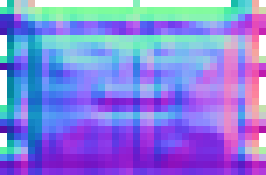
#> input picture game/art/building/bdoor_armored_n.png, 38 x 25 px (shown 7 times larger); its folder holds 3 pictures in this run
$ python audit-art.py
#> lines starting #> are read from the running program, lines starting #| are printed output that depends on the picture
# Аудит мировых ассетов: почему картинка «не из одного мира». Меряет у каждого спрайта
# размер «пикселя» (апскейл ×1/×2/×3/×4), насыщенность, яркость, контраст, тёмный контур, число цветов
# и находит выбросы относительно медианы всего набора. Персонажи, иконки, UI не трогает.
# Запуск: python scripts/audit-art.py  → docs/art-audit.csv, docs/design/img/art-audit-*.png
import csv, colorsys, glob, os, statistics as st
from PIL import Image, ImageDraw, ImageFont

ROOT = os.path.dirname(os.path.dirname(os.path.abspath(__file__)))
ART = os.path.join(ROOT, 'game', 'art')
DIRS = ['building', 'clutter', 'containers', 'furniture', 'grass', 'interior', 'loot', 'nodes', 'outdoor', 'plants',
        'props', 'rooftop', 'trees', 'vehicles', 'walls', 'decals', 'tiles']
OUT = os.path.join(ROOT, 'docs', 'design', 'img')


def block_size(im):
    """Самый крупный «пиксель» s (1–4), при котором спрайт почти не меняется от уменьшения и обратного увеличения."""
    w, h = im.size
    best = 1
    for s in (2, 3, 4):
        if w < s * 8 or h < s * 8: break
        ok = False
        for ox in range(s):
            for oy in range(s):
                c = im.crop((ox, oy, ox + (w - ox) // s * s, oy + (h - oy) // s * s))
                back = c.resize((c.width // s, c.height // s), Image.NEAREST).resize(c.size, Image.NEAREST)
                a, b = c.tobytes(), back.tobytes()
                diff = sum(1 for i in range(0, len(a), 4 * 7) if abs(a[i] - b[i]) > 24 or abs(a[i + 3] - b[i + 3]) > 64)
                if diff / max(1, len(a) // (4 * 7)) < 0.04: ok = True; break
            if ok: break
        if ok: best = s
    return best


def stats(path):
#> called with path = 'game/art/building/bdoor_armored_n.png'
    im = Image.open(path).convert('RGBA')
#> im is the input picture: PIL image 38x25 RGBA; mean R, G, B, A 128.4, 128, 218.7, 242.1
    if im.width * im.height > 512 * 512: im = im.resize((im.width // 2, im.height // 2), Image.NEAREST)
    px = list(im.getdata())
#> px = 950 items, first 6: (41, 216, 159, 0), (25, 192, 167, 255), (201, 201, 201, 255), (161, 206, 222, 255), (227, 189, 178, 255), (218, 209, 165, 0)
    op = [p for p in px if p[3] > 128]
#> op = 902 items, first 6: (25, 192, 167, 255), (201, 201, 201, 255), (161, 206, 222, 255), (227, 189, 178, 255), (134, 240, 186, 255), (24, 188, 170, 255)
    if len(op) < 30: return None
    S, V = [], []
    cols = set()
    for r, g, b, a in op[::max(1, len(op) // 4000)]:
        h, s, v = colorsys.rgb_to_hsv(r / 255, g / 255, b / 255)
        S.append(s); V.append(v); cols.add((r >> 4, g >> 4, b >> 4))
#> this loop made 902 passes
#> (r, g, b, h, s, v) on passes 1 to 3: (25, 192, 167, 0.475, 0.87, 0.753), (201, 201, 201, 0, 0, 0.788), (161, 206, 222, 0.544, 0.275, 0.871)
#> after the loop, S = 902 values, max 0.975 at index 382, min 0 at index 1, mean 0.616; V = 902 values, max 1 at index 92, min 0.616 at index 454, mean 0.906; cols = 258 items
    # тёмный контур: доля почти чёрных пикселей на границе альфы
    w, hh = im.size; al = im.getchannel('A').load(); pp = im.load(); edge = dark = 0
#> after `w, hh = im.size`: w = 38; hh = 25
    for y in range(1, hh - 1, 2):
        for x in range(1, w - 1, 2):
            if al[x, y] > 128 and (al[x - 1, y] < 64 or al[x + 1, y] < 64 or al[x, y - 1] < 64 or al[x, y + 1] < 64):
                edge += 1; r, g, b, _ = pp[x, y]
                if max(r, g, b) < 50: dark += 1
#> after the loop, dark = 0; edge = 18
    return dict(px=block_size(im), sat=st.mean(S), val=st.mean(V), con=st.pstdev(V), outline=dark / max(1, edge),
                colors=len(cols), w=im.width, h=im.height)


rows = []
for d in DIRS:
    for p in sorted(glob.glob(os.path.join(ART, d, '*.png'))):
        try: s = stats(p)
#> s = {'px': 1, 'sat': 0.616, 'val': 0.906, 'con': 0.0753, 'outline': 0, 'colors': 258, 'w': 38, 'h': 25}
        except Exception as e: print('!', p, e); continue
        if s: rows.append(dict(dir=d, name=os.path.basename(p)[:-4], **s))
print('ассетов', len(rows))

world = [r for r in rows if r['dir'] not in ('decals', 'tiles')]
med = {k: st.median(r[k] for r in world) for k in ('sat', 'val', 'con', 'outline')}
mad = {k: st.median(abs(r[k] - med[k]) for r in world) or 0.01 for k in med}
pxmode = st.mode(r['px'] for r in world)
for r in rows:
    z = {k: (r[k] - med[k]) / (1.4826 * mad[k]) for k in med}
    r.update({f'z_{k}': round(v, 2) for k, v in z.items()})
    why = []
    if r['px'] != pxmode: why.append(f'пиксель ×{r["px"]} (у большинства ×{pxmode})')
    if z['sat'] > 2.5: why.append('кислотный')
    if z['sat'] < -2.5: why.append('серый')
    if z['val'] > 2.5: why.append('светлый')
    if z['val'] < -2.5: why.append('тёмный')
    if z['con'] > 2.5: why.append('контрастный')
    if z['con'] < -2.5: why.append('плоский')
    if z['outline'] > 2.5: why.append('чёрный контур')
    r['why'] = '; '.join(why)
    r['score'] = round(sum(max(0, abs(v) - 2) for v in z.values()) + (2 if r['px'] != pxmode else 0), 2)

with open(os.path.join(ROOT, 'docs', 'art-audit.csv'), 'w', newline='', encoding='utf-8-sig') as f:
    wr = csv.DictWriter(f, fieldnames=list(rows[0].keys())); wr.writeheader()
    for r in sorted(rows, key=lambda r: -r['score']): wr.writerow(r)

# сводка по папкам
print(f'медиана: насыщ {med["sat"]:.2f} ярк {med["val"]:.2f} контр {med["con"]:.2f} контур {med["outline"]:.2f}; пиксель ×{pxmode}')
for d in DIRS:
    rs = [r for r in rows if r['dir'] == d]
    if not rs: continue
    pxs = {k: sum(1 for r in rs if r['px'] == k) for k in (1, 2, 3, 4)}
    print(f'{d:11s} {len(rs):4d}  насыщ {st.median(r["sat"] for r in rs):.2f} ярк {st.median(r["val"] for r in rs):.2f} '
          f'контр {st.median(r["con"] for r in rs):.2f} контур {st.median(r["outline"] for r in rs):.2f}  пиксели {pxs}  выбросов {sum(1 for r in rs if r["why"])}')

# контактный лист худших выбросов
try: fnt = ImageFont.truetype('arial.ttf', 12)
except Exception: fnt = ImageFont.load_default()
bad = [r for r in sorted(rows, key=lambda r: -r['score']) if r['why']][:48]
C = 160; sheet = Image.new('RGB', (8 * C, ((len(bad) + 7) // 8) * (C + 30)), (58, 62, 50)); d = ImageDraw.Draw(sheet)
#> after `sheet = Image.new('RGB', (8 * C, (len(bad) + 7) // 8 * (C + 30)), (58,`:
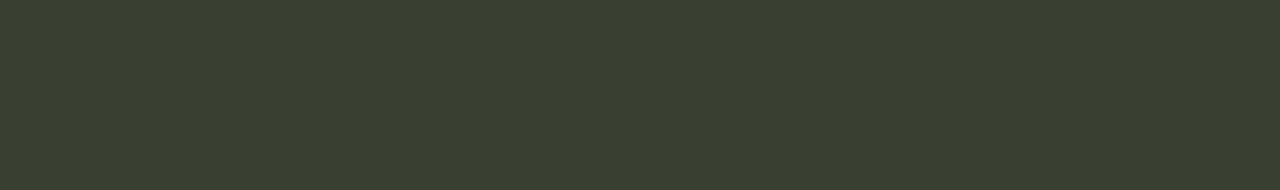
#> sheet: PIL image 1280x190 RGB; mean R, G, B 58, 62, 50
for i, r in enumerate(bad):
    im = Image.open(os.path.join(ART, r['dir'], r['name'] + '.png')).convert('RGBA'); im.thumbnail((C - 8, C - 8), Image.NEAREST)
    x, y = i % 8 * C, i // 8 * (C + 30)
    sheet.paste(im, (x + (C - im.width) // 2, y + (C - im.height) // 2), im)
    d.text((x + 3, y + C), f'{r["dir"]}/{r["name"]}'[:26], font=fnt, fill=(235, 230, 215))
    d.text((x + 3, y + C + 14), r['why'][:28], font=fnt, fill=(255, 170, 120))
sheet.save(os.path.join(OUT, 'art-audit-outliers.png'))
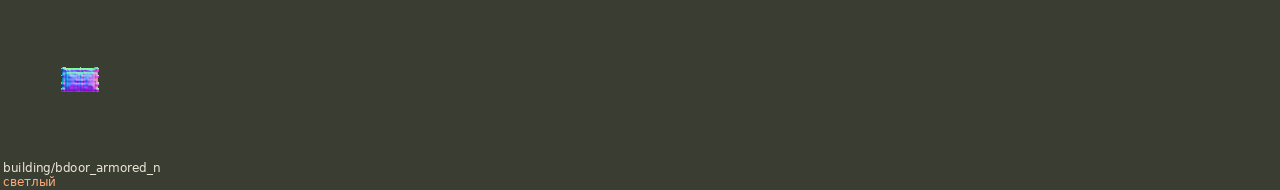
#> saved as art-audit-outliers.png: PIL image 1280x190 RGB; mean R, G, B 58.7, 62.6, 51
print('выбросов всего', sum(1 for r in rows if r['why']))
